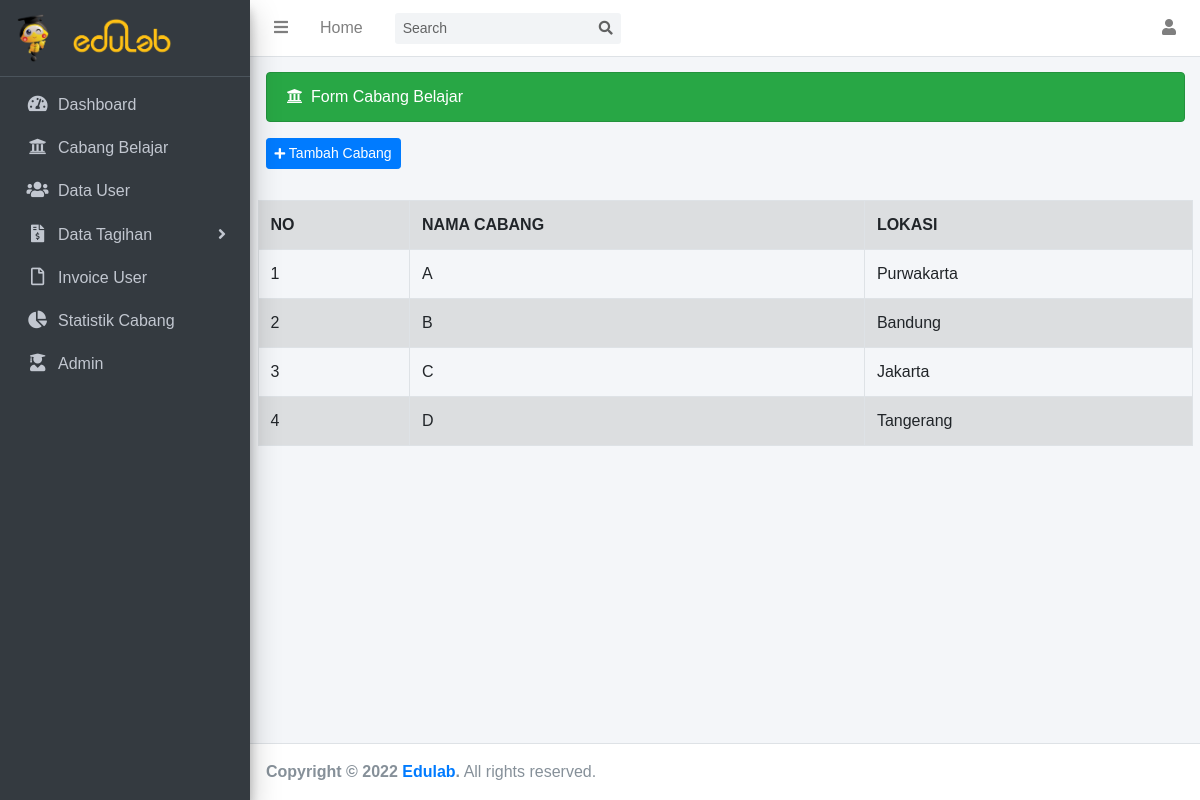
The app's page /index.php/cabang_belajar with its own data.
### tables this page shows
CREATE TABLE `tb_cabang` (
  `id_cabang` int(11) NOT NULL,
  `nama_cabang` varchar(50) NOT NULL,
  `lokasi_cabang` varchar(100) NOT NULL
);

### application/controllers/cabang_belajar.php (called while the page is built, shortened)
<?php
	class Cabang_belajar extends CI_Controller{
		public function index()
		{
			$data['cabang'] = $this->cabang_model->tampil_data('tb_cabang')->result();
			$this->load->view('administrator_templates/header');
			$this->load->view('administrator_templates/sidebar');
			$this->load->view('cabang_belajar',$data);
			$this->load->view('administrator_templates/footer');
		}
	}
?>

### index.php (called while the page is built, shortened)
<?php
require_once BASEPATH.'core/CodeIgniter.php';

### application/models/cabang_model.php (called while the page is built, shortened)
<?php
	class Cabang_model extends CI_Model{
		public function tampil_data($table)
		{
			return $this->db->get($table);
		}
	}
?>

### application/views/cabang_belajar.php (the view, shortened to what this page needs)
<div class="content-wrapper">
	<div class="container-fluid">
		<div class="content-header">
			<div class="alert alert-success">
				<i class="fas fa-university mr-1"></i>
				Form Cabang Belajar
			</div>
			<?= anchor('cabang_belajar/tambah_cabang',' <button class="btn btn-sm btn-primary mb-3"><i class="fas fa-plus fa-sm"></i> Tambah Cabang</button>')?>
		</div>
		<table class="table table-striped table-hover table-bordered">
			<tr>
				<th>NO</th>
				<th>NAMA CABANG</th>
				<th>LOKASI</th>
			</tr>
			<?php
				$no=1;
				foreach( $cabang as $cbg ) :
			?>
			<tr>
				<td><?= $no++ ?></td>
				<td><?= $cbg->nama_cabang ?></td>
				<td><?= $cbg->lokasi_cabang ?></td>
			</tr>
			<?php endforeach;?>
		</table>
	</div>
</div>

### assets/mystyle/css/style.css (style rules this page uses)
* { font-family: arial; }

### records on screen
tb_cabang: nama_cabang "A", lokasi_cabang "Purwakarta"
tb_cabang: nama_cabang "B", lokasi_cabang "Bandung"
tb_cabang: nama_cabang "C", lokasi_cabang "Jakarta"
tb_cabang: nama_cabang "D", lokasi_cabang "Tangerang"
